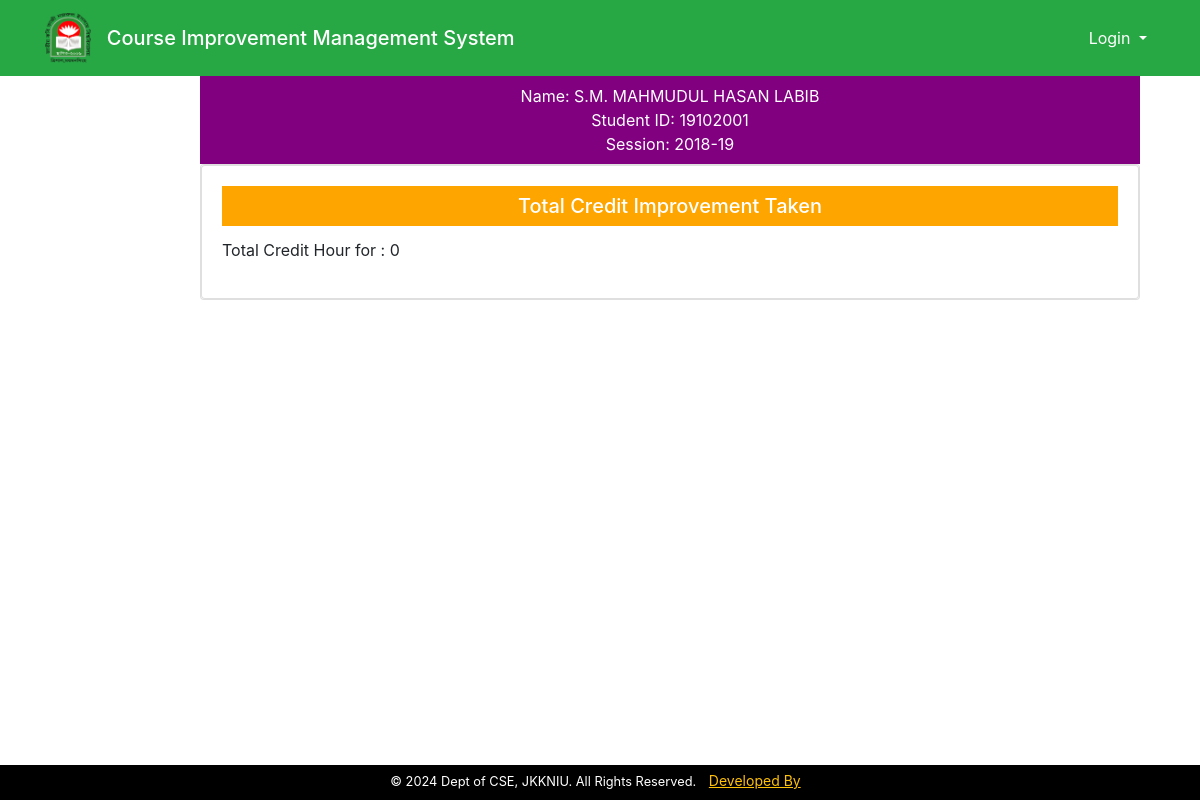
/admin/imp_info.php?id=1&name=taher, run on an earlier commit of the app's database.
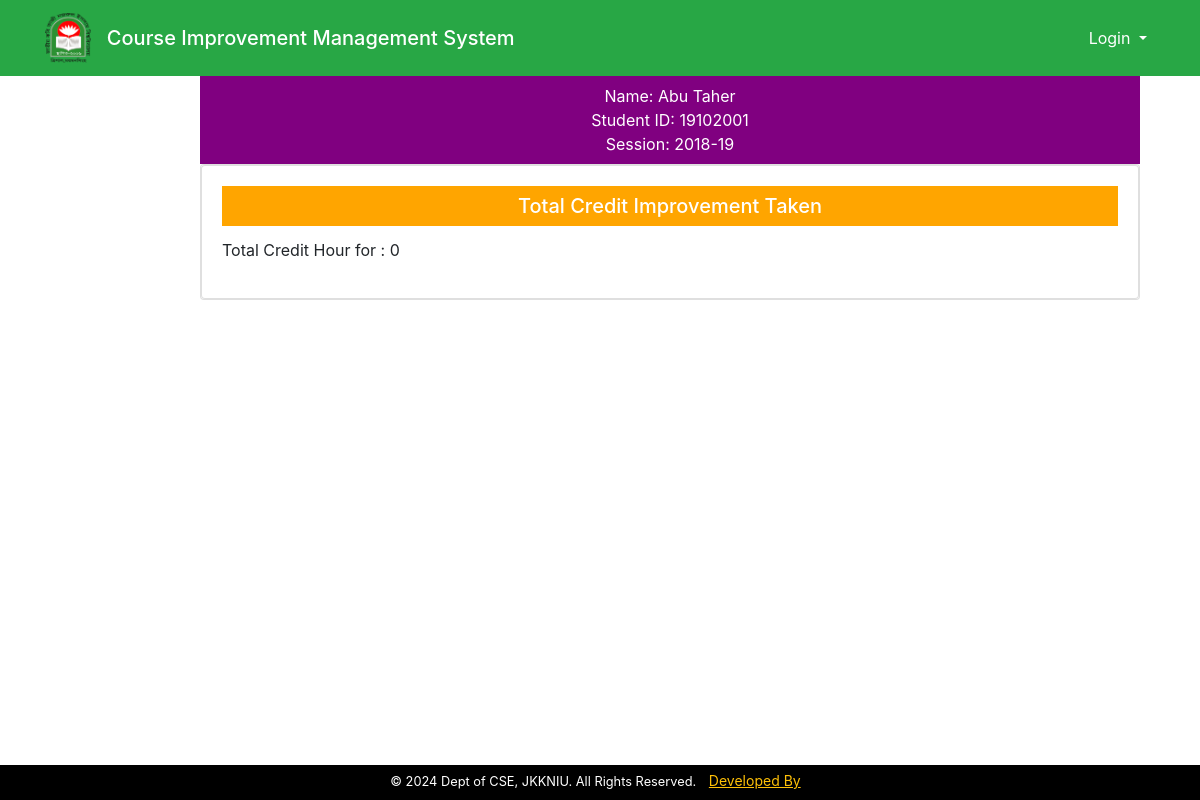
And on a later commit of the database.
### tables this page shows
CREATE TABLE `students` (
  `id` int(11) NOT NULL,
  `name` varchar(200) NOT NULL,
  `username` varchar(200) NOT NULL,
  `department` varchar(40) NOT NULL,
  `stud_id` varchar(100) NOT NULL,
  `reg_no` varchar(100) NOT NULL,
  `email` varchar(200) NOT NULL,
  `gender` varchar(200) NOT NULL,
  `phone` varchar(200) NOT NULL,
  `password` varchar(200) NOT NULL,
  `data_reg` varchar(200) NOT NULL,
  `status` varchar(200) NOT NULL,
  `session` varchar(200) NOT NULL,
  `otp` varchar(100) NOT NULL,
  `profile` varchar(200) NOT NULL DEFAULT 'default.jpeg'
);

### admin/imp_info.php (the view, shortened to what this page needs)
<!DOCTYPE html>
<html lang="en">
<head>
    <link rel="stylesheet" href="https://maxcdn.bootstrapcdn.com/bootstrap/4.5.2/css/bootstrap.min.css">
</head>
<body>
    <?php
    include("../include/header.php");
    include("../include/connect.php")
    ?>
    <div class="container-fluid">
        <div class="row">
            <div class="col-md-2" style="margin-left: -30px;">
            </div>
            <div class="col-md-10">
                <div class="container">
                    <?php
                    if (isset($_GET['id'])) {
                        $id = (int)$_GET['id'];
                        $query = "SELECT * FROM students WHERE id='$id'";
                        $res = mysqli_query($conn, $query);
                        $row = mysqli_fetch_array($res);
                    }
                    ?>
                        <div>
                           <p style="text-align:center;color:#fff;background:purple;margin:0;padding:8px;width:100%"><?php echo "Name: " . $row['name'] . "<br>Student ID: " . $row['stud_id']. "<br>Session: " . $row['session']; ?></p>
                        </div>
                        <?php
                        $roll=$row['stud_id'];
                        ?>
                        <div class="card">
    <div class="card">
        <div class="card-body">
        <h5 class="card-title text-center" style="color:#fff;background:orange;margin:0 px,50 px,0 px,50 px;padding:8px;">Total Credit Improvement Taken</h5>
                <?php
                      $query = "
                      SELECT
                          CASE
                              WHEN semester LIKE '1%' THEN 'First Year'
                              WHEN semester LIKE '2%' THEN 'Second Year'
                              WHEN semester LIKE '3%' THEN 'Third Year'
                              WHEN semester LIKE '4%' THEN 'Fourth Year'
                          END AS year_title,
                          COALESCE(SUM(credit_hour), 0) AS total_credit_hour,
                          semester,
                          course_code,
                          course_name,
                          credit_hour
                      FROM improve_students
                      WHERE roll_no = '$roll'
                      GROUP BY year_title, semester, course_code, course_name, credit_hour
                      ORDER BY year_title, semester;
                  ";
                  $result = mysqli_query($conn, $query);
                  if ($result) {
                      $currentYearTitle = null;
                      $totalCreditYear = 0;
                      echo "<p>Total Credit Hour for $currentYearTitle: $totalCreditYear</p>";
                  }
                 else {
                    echo "Error executing query: " . mysqli_error($conn);
                    echo "<p>No Credit improvement data available for this student.</p>";
                } ?>
        </div>
    </div>
</div>
            </div>
        </div>
   <?php
    include("../footer.php")
   ?>
</body>
</html>

What changed in the data, as far as the page shows it:
changed students: name "S.M. MAHMUDUL HASAN LABIB" → "Abu Taher"
